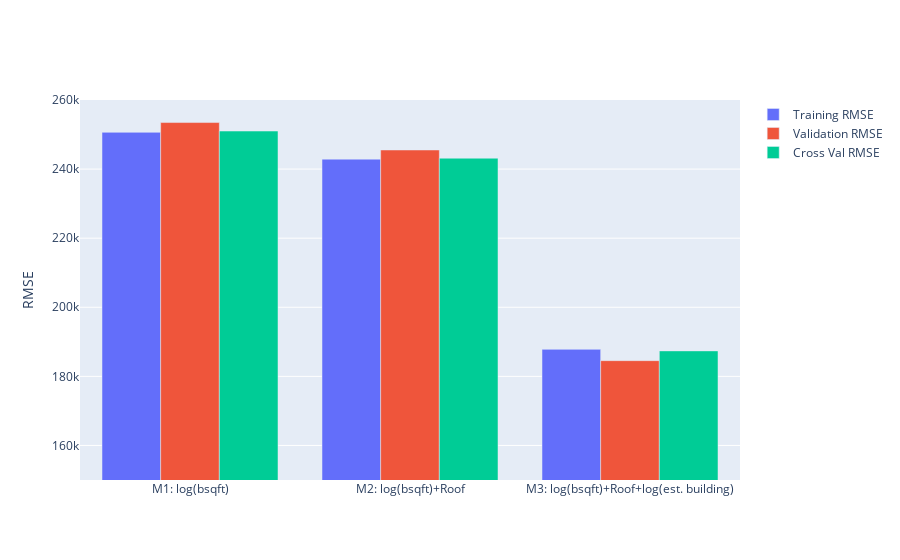

Notebook source saved alongside this figure:
### Code cell
# MODELING STEP 5:  Add a name for your 3rd model describing the features 
#and run this cell to Plot bar graph all 3 models

model_names[2] = "M3: log(bsqft)+Roof+log(est. building)"


fig = go.Figure([
go.Bar(x = model_names, y = training_error, name="Training RMSE"),
go.Bar(x = model_names, y = validation_error, name="Validation RMSE"),
go.Bar(x = model_names, y = cv_error, name="Cross Val RMSE")
])

fig.update_yaxes(range=[150000,260000], title="RMSE")

fig

### Figure 1 — Plotly figure (JSON) as saved in the notebook; plotly's stock layout.template omitted (floating-point values rounded to 4 significant figures)
{"data": [{"name": "Training RMSE", "type": "bar", "x": ["M1: log(bsqft)", "M2: log(bsqft)+Roof", "M3: log(bsqft)+Roof+log(est. building)"], "y": [250600.0, 242900.0, 187800.0, 0.0]}, {"name": "Validation RMSE", "type": "bar", "x": ["M1: log(bsqft)", "M2: log(bsqft)+Roof", "M3: log(bsqft)+Roof+log(est. building)"], "y": [253500.0, 245500.0, 184500.0, 0.0]}, {"name": "Cross Val RMSE", "type": "bar", "x": ["M1: log(bsqft)", "M2: log(bsqft)+Roof", "M3: log(bsqft)+Roof+log(est. building)"], "y": [251000.0, 243200.0, 187400.0, 0.0]}], "layout": {"yaxis": {"range": [150000, 260000], "title": {"text": "RMSE"}}}}
